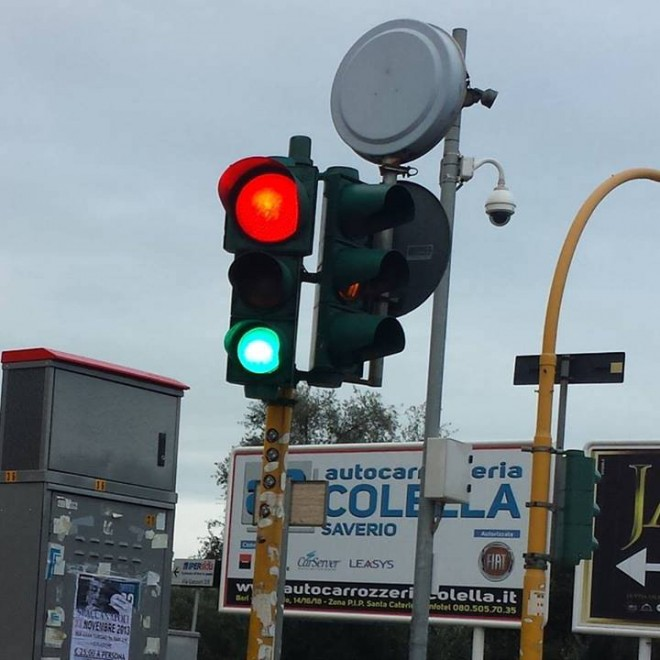
#> input picture teste.jfif, 660 x 660 px
$ python resize.py --image teste.jfif
#> lines starting #> are read from the running program, lines starting #| are printed output that depends on the picture
import numpy as np
import argparse
import imutils
import cv2

ap = argparse.ArgumentParser()
ap.add_argument("-i","--image",required = True, help="Path to the image")
args = vars(ap.parse_args())

image = cv2.imread(args["image"])
#> image is the input picture: shape (660, 660, 3); mean B, G, R 137.7, 131.5, 122.3
cv2.imshow("original",image)

r = 150.0/ image.shape[1]
#> r = 0.227
dim = (150, int(image.shape[0]*r))
#> dim = (150, 150)

resized = cv2.resize(image, dim, interpolation = cv2.INTER_AREA)
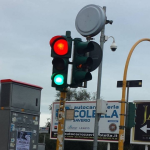
#> resized: shape (150, 150, 3); mean B, G, R 137.7, 131.5, 122.3
cv2.imshow("Resized (Width)", resized)
r = 50.0 / image.shape[0]
#> r = 0.0758
dim = (int(image.shape[1] * r),50)
#> dim = (50, 50)

resized = cv2.resize(image, dim, interpolation = cv2.INTER_AREA)
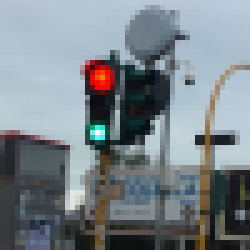
#> resized: shape (50, 50, 3) (shown 5 times larger); mean B, G, R 137.7, 131.5, 122.3
cv2.imshow("Resized (Height)", resized)
cv2.waitKey(0)
resized = imutils.resize(image, width = 100)
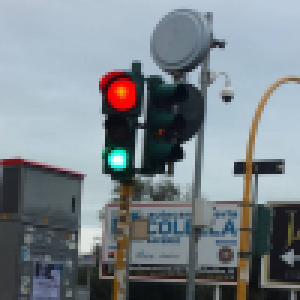
#> resized: shape (100, 100, 3) (shown 3 times larger); mean B, G, R 137.7, 131.5, 122.3
cv2.imshow("resized via function", resized)
cv2.waitKey(0)
